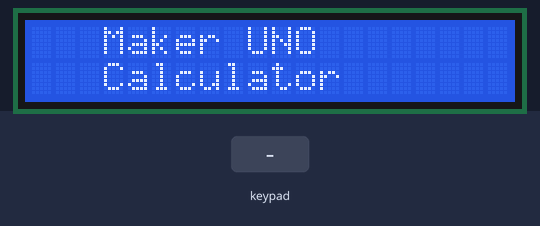
Bench run of a sketch on a simulated Arduino Uno, built with avr-gcc and run on an emulated ATmega328P. Shown: 20×2 character LCD. The inputs (shaded band) are chosen by the test bench.

Above: at 0.1 s.
4.3 s: keypad keys 1 0 9 7 6 * pressed 0.4 s apart
At 7.6 s:
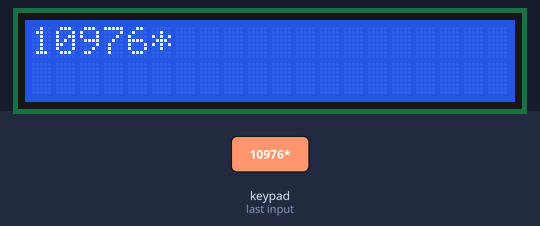
8.2 s: key '1' pressed
At 9.2 s:
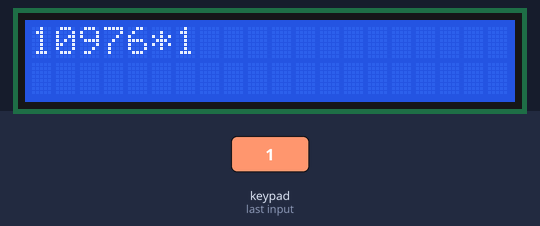
9.7 s: key '2' pressed
At 10.3 s:
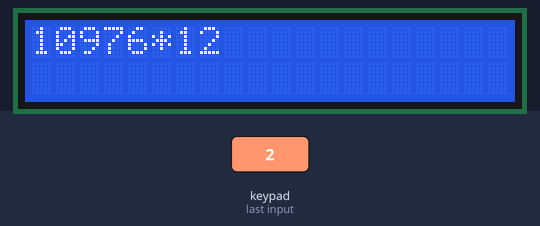
11.2 s: keypad keys 1 0 9 7 6 pressed 0.4 s apart
At 14.1 s:
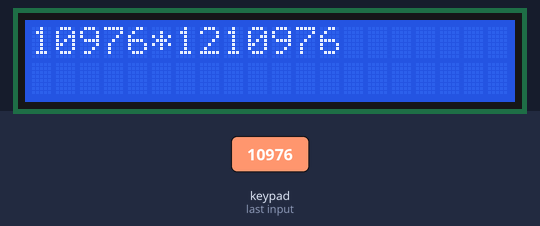
14.7 s: key 'C' pressed
At 15.4 s:
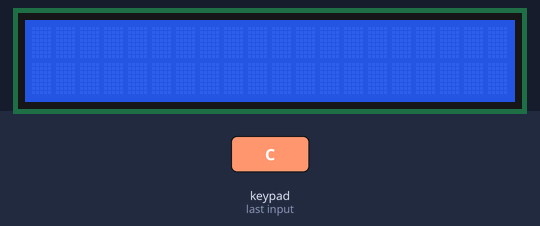
16.2 s: keypad keys 7 + 5 = pressed 0.4 s apart
At 16.8 s:
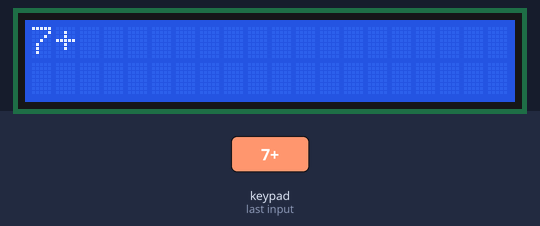
Timing chart, 0 to 19.2 s (numbered marks = the images above; inputs shaded):
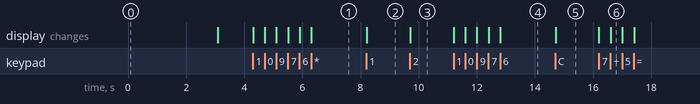

The sketch:

19_CALCULATOR.ino
```cpp
#include <LiquidCrystal_I2C.h>
LiquidCrystal_I2C lcd(0x27, 20, 2); // set the LCD address to 0x27 for a 16 chars and 2 line display

#include <Keypad.h>

const byte ROWS = 4;
const byte COLS = 4;

char keys [ROWS] [COLS] = {
  {'1', '2', '3', '+'},
  {'4', '5', '6', '-'},
  {'7', '8', '9', '*'},
  {'C', '0', '=', '/'}
};
byte rowPins[ROWS] = {10, 9, 7, 6};
byte colPins[COLS] = {5, 4, 3, 2};

Keypad myKeypad = Keypad( makeKeymap(keys), rowPins, colPins, ROWS, COLS );


boolean presentValue = false;
boolean next = false;
boolean final = false;
String num1, num2;
int answer = 0;
char op;

void setup()
{
  lcd.init();
  lcd.backlight();
  lcd.setCursor(3,0);
  lcd.print("Maker UNO");
  lcd.setCursor(3,1);
  lcd.print("Calculator");
  delay(3000);
  lcd.clear();
}

void loop() {
  char key = myKeypad.getKey();

  if (key != NO_KEY && (key == '1' || key == '2' || key == '3' || key == '4' || key == '5' || key == '6' || key == '7' || key == '8' || key == '9' || key == '0'))
  {
    if (presentValue != true)
    {
      num1 = num1 + key;
      int numLength = num1.length();
      lcd.setCursor(0, 0);
      lcd.print(num1);
    }
    else
    {
      num2 = num2 + key;
      int numLength = num2.length();
      int numLength1 = num1.length();
      lcd.setCursor(1 + numLength1, 0);
      lcd.print(num2);
      final = true;
    }
  }

  else if (presentValue == false && key != NO_KEY && (key == '/' || key == '*' || key == '-' || key == '+'))
  {
    if (presentValue == false)
    {
      int numLength = num1.length();
      presentValue = true;
      op = key;
      lcd.setCursor(0 + numLength, 0);
      lcd.print(op);
    }
  }

  else if (final == true && key != NO_KEY && key == '=') {

    if (op == '+') {
      answer = num1.toInt() + num2.toInt();
    }
    else if (op == '-') {
      answer = num1.toInt() - num2.toInt();
    }
    else if (op == '*') {
      answer = num1.toInt() * num2.toInt();
    }
    else if (op == '/') {
      answer = num1.toInt() / num2.toInt();
    }
    lcd.clear();
    lcd.setCursor(16, 1);
    lcd.autoscroll();
    lcd.print(answer);
    lcd.noAutoscroll();

  }
  else if (key != NO_KEY && key == 'C') {
    lcd.clear();
    presentValue = false;
    final = false;
    num1 = "";
    num2 = "";
    answer = 0;
    op = ' ';
  }
}
```

Measured:
- after the input at 4.3 s, the display: first changes at once (image 1 shows a later state)
- after the input at 8.2 s, the display: changes at once (image 2)
- after the input at 9.7 s, the display: changes at once (image 3)
- after the input at 11.2 s, the display: first changes at once (image 4 shows a later state)
- after the input at 14.7 s, the display: changes at once (image 5)
- after the input at 16.2 s, the display: first changes at once (image 6 shows a later state)
